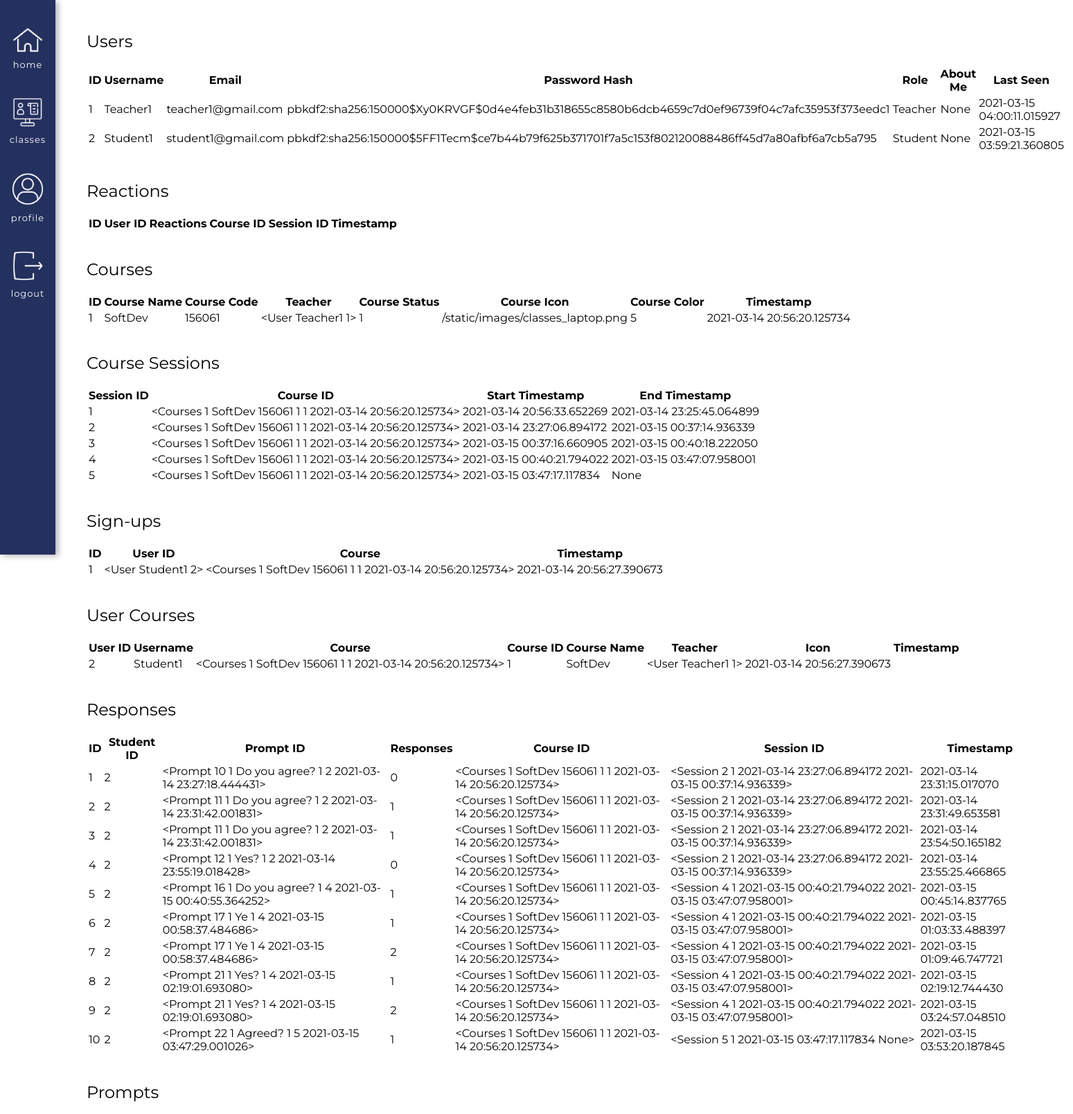
Screenshot of /database (signed in, upper part) with the database file from the repository.
### app/models.py (models this page shows, shortened)
class User(UserMixin, db.Model):
    id = db.Column(db.Integer, primary_key=True)
    username = db.Column(db.String(64), index=True, unique=True) # adding columns to the database
    email = db.Column(db.String(120), index=True, unique=True)
    password_hash = db.Column(db.String(128))
    role = db.Column(db.Integer, index=False, unique=False) # 0 is Teacher, 1 is Student
    about_me = db.Column(db.String(140))
    last_seen = db.Column(db.DateTime, default=datetime.utcnow)
    posts = db.relationship('Post', backref='author', lazy='dynamic') # First part is calling it from the Post model, secret field is the backref (author)
    reactions = db.relationship('Reactions', backref='reactor', lazy='dynamic') # This will show all the reactions that this user has made
    teaches = db.relationship('Courses', backref='teacher', lazy='dynamic') # This will show all the courses that the user teaches
    signups = db.relationship('Signups', backref='student', lazy='dynamic') # This will show all of the signups of that user
    responses = db.relationship('Responses', backref='student_responder', lazy='dynamic') # This will show all the responses of that user
    prompts = db.relationship('Prompts', backref='teacher_prompter', lazy='dynamic') # This will show all forms of that teacher
    def __repr__(self):
        return '<User {} {}>'.format(self.username, self.id)

class Courses(db.Model):
    id = db.Column(db.Integer, primary_key=True) # Always need ID
    course_name = db.Column(db.String(140), index=False, unique=False) # Not indexable or unique bc many people can have the same course
    code = db.Column(db.Integer, index=True, unique=True) # Indexable to link it back to the course name
    timestamp = db.Column(db.DateTime, index=True, default=datetime.utcnow) # Timestamp
    status = db.Column(db.Integer, index=False, unique=False, default=0) # 0 means the class is inactive, 1 is active
    teacher_id = db.Column(db.Integer, db.ForeignKey('user.id'))  # Taking the user ID from the user model, using backref of teacher will show you the actual teacher
    icon = db.Column(db.String(220), index=False, unique=False, default="/static/images/classes_books.png") # Icon option, turtle gif is set as the default
    color = db.Column(db.Integer, index=False, unique=False, default=0) # Adding the option to decide the color of the class
    signups = db.relationship('Signups', backref='course_id', lazy='dynamic') # This will show all the student signups for this course
    reactions = db.relationship('Reactions', backref='course_actual', lazy='dynamic') # This will show all the reactions for this course
    session = db.relationship('Session', backref='session_course_id', lazy='dynamic') # This will show you all the sessions of the course
    forms = db.relationship('Prompts', backref='course_form', lazy='dynamic') # This will show you all of the forms of the course
    responses = db.relationship('Responses', backref='course_response', lazy='dynamic') # This will show you all of the responses of the course
    def __repr__(self):
        return '<Courses {} {} {} {} {} {}>'.format(self.id, self.course_name, self.code, self.teacher_id, self.status, self.timestamp)

class Session(db.Model):
    id = db.Column(db.Integer, primary_key=True)
    course_id = db.Column(db.Integer, db.ForeignKey('courses.id')) # Using the backref of session_course_id will show you the actual course
    timestamp_start = db.Column(db.DateTime, index=True, default=datetime.utcnow) # Timestamp of the class starting
    timestamp_end = db.Column(db.DateTime, index=True) # Timestamp of the class ending
    reactions = db.relationship('Reactions', backref='actual_session', lazy='dynamic') # This will show all the reactions for that session
    forms = db.relationship('Prompts', backref='session_form', lazy='dynamic') # This will show you all of the forms of the session
    responses = db.relationship('Responses', backref='session_response', lazy='dynamic') # This will show you all of the responses of the session
    def __repr__(self):
        return '<Session {} {} {} {}>'.format(self.id, self.course_id, self.timestamp_start, self.timestamp_end)

class Signups(db.Model):
    id = db.Column(db.Integer, primary_key=True) # Always need ID
    user_id = db.Column(db.Integer, db.ForeignKey('user.id')) # Using the backref student will show you the actual student who signed up, inside of the foreign key should be lowercase
    course = db.Column(db.Integer, db.ForeignKey('courses.id')) # Using the backref course_id will show you the actual id of the course
    timestamp = db.Column(db.DateTime, index=True, default=datetime.utcnow) # Timestamp

class Responses(db.Model):
    id = db.Column(db.Integer, primary_key=True) # every new database should have an ID so it knows how to organize the info passed in
    student_id = db.Column(db.Integer, db.ForeignKey('user.id')) # Taking the user ID from the user model, using the backref of student_responder will show you the actual user
    form_prompt_id = db.Column(db.Integer, db.ForeignKey('prompts.id')) # Using the backref of responder will show the actual prompt
    form_responses = db.Column(db.Integer, index=False, unique=False) # Creating a new column in the database for responses. Not unique and not indexable
    form_course_id = db.Column(db.Integer, db.ForeignKey('courses.id')) # Using backref of course_response will show you the actual course
    session_id = db.Column(db.Integer, db.ForeignKey('session.id')) # Using backref actual_session of will show you the actual session, e.g. <Session>
    timestamp = db.Column(db.DateTime, index=True, default=datetime.utcnow) # Timestamp
    def __repr__(self):
        return '<Response {} {} {} {} {} {} {}>'.format(self.id, self.student_id, self.form_prompt_id, self.form_responses, self.form_course_id, self.session_id, self.timestamp)

class Prompts(db.Model):
    id = db.Column(db.Integer, primary_key=True) # every new database should have an ID so it knows how to organize the info passed in
    teacher_id = db.Column(db.Integer, db.ForeignKey('user.id')) # Taking the user ID from the user model, using the backref of teacher_prompter will show you the actual user
    form_question = db.Column(db.String(140))
    form_options = db.Column(db.Integer, default=0)
    responses = db.relationship('Responses', backref='responder', lazy='dynamic') # This will show all responses to this form
    form_course_id = db.Column(db.Integer, db.ForeignKey('courses.id')) # Using backref of course_form will show you the actual course
    session_id = db.Column(db.Integer, db.ForeignKey('session.id')) # Using backref actual_session of will show you the actual session, e.g. <Session>
    timestamp = db.Column(db.DateTime, index=True, default=datetime.utcnow) # Timestamp
    def __repr__(self):
        return '<Prompt {} {} {} {} {} {}>'.format(self.id, self.teacher_id, self.form_question, self.form_course_id, self.session_id, self.timestamp)

### app/routes.py (the view)
@app.route('/database')
def database():
    user_all = User.query.all() # All the users are stored in this variable, to be used in the HTML
    reactions_all = Reactions.query.all()
    courses_all = Courses.query.all()
    signups_all = Signups.query.all()
    session_all = Session.query.all()
    prompts_all = Prompts.query.all()
    responses_all = Responses.query.all()
    user_signups = User.query.join(Signups, (Signups.user_id == User.id)).join(Courses, (Courses.id == Signups.course))
    return render_template('database.html',
                            user_all=user_all,
                            reactions_all=reactions_all,
                            courses_all=courses_all,
                            session_all=session_all,
                            signups_all=signups_all,
                            user_signups=user_signups,
                            title='Database',
                            responses_all=responses_all,
                            prompts_all=prompts_all) # Have to pass in your variables above in here

### app/models.py (called while the page is built)
@login.user_loader
def load_user(id):
        return User.query.get(int(id))

### app/routes.py (called while the page is built)
@app.before_request # This function will be executed right before the view function
def before_request():
    if current_user.is_authenticated: # Checks whether the current user is logged in
        current_user.last_seen = datetime.utcnow() # Sets the last seen to the date using the UTC time zone
        db.session.commit() # Don't need to do db.session.add() because the user is already in the database (using a current_user)

### app/templates/database.html (shortened to what this page needs)
{% extends "base.html" %}
{% block content %}
    <h2>Users</h2>
    <table>
    <tr>
        <th>ID</th>
        <th>Username</th>
        <th>Email</th>
        <th>Password Hash</th>
        <th>Role</th>
        <th>About Me</th>
        <th>Last Seen</th>
    </tr>
    {% for user in user_all %}
        <tr>
            <td>{{ user.id }}</td>
            <td>{{ user.username }}</td>
            <td>{{ user.email }}</td>
            <td>{{ user.password_hash }}</td>
            {% if user.role == 0 %}
                <td>Teacher</td>
            {% else %}
                <td>Student</td>
            {% endif %}
            <td>{{ user.about_me }}</td>
            <td>{{ user.last_seen }}</td>
        </tr>
    {% endfor %}
    </table>
    <br>
    <h2>Reactions</h2>
    <table>
    <tr>
        <th>ID</th>
        <th>User ID</th>
        <th>Reactions</th>
        <th>Course ID</th>
        <th>Session ID</th>
        <th>Timestamp</th>
    </tr>
    </table>
    <br>
    <h2>Courses</h2>
    <table>
    <tr>
        <th>ID</th>
        <th>Course Name</th>
        <th>Course Code</th>
        <th>Teacher</th>
        <th>Course Status</th>
        <th>Course Icon</th>
        <th>Course Color</th>
        <th>Timestamp</th>
    </tr>
    {% for c in courses_all %}
        <tr>
            <td>{{ c.id }}</td>
            <td>{{ c.course_name }}</td>
            <td>{{ c.code }}</td>
            <td>{{ c.teacher }}</td>
            <td>{{ c.status }}</td>
            <td>{{ c.icon }}</td>
            <td>{{ c.color }}</td>
            <td>{{ c.timestamp }}</td>
        </tr>
    {% endfor %}
    </table>
    <br>
    <h2>Course Sessions</h2>
    <table>
    <tr>
        <th>Session ID </th>
        <th>Course ID</th>
        <th>Start Timestamp</th>
        <th>End Timestamp</th>
    </tr>
    {% for s in session_all %}
        <tr>
            <td>{{ s.id }}</td>
            <td>{{ s.session_course_id }}</td>
            <td>{{ s.timestamp_start }}</td>
            <td>{{ s.timestamp_end }}</td>
        </tr>
    {% endfor %}
    </table>
    <br>
    <h2>Sign-ups</h2>
    <table>
    <tr>
        <th>ID</th>
        <th>User ID</th>
        <th>Course</th>
        <th>Timestamp</th>
    </tr>
    {% for s in signups_all %}
        <tr>
            <td>{{ s.id }}</td>
            <td>{{ s.student }}</td>
            <td>{{ s.course_id }}</td>
            <td>{{ s.timestamp }}</td>
        </tr>
    {% endfor %}
    </table>
    <br>
    <h2>User Courses</h2>
    <table>
    <tr>
        <th>User ID </th>
        <th>Username</th>
        <th>Course </th>
        <th>Course ID</th>
        <th>Course Name</th>
        <th>Teacher</th>
        <th>Icon</th>
        <th>Timestamp</th>
    </tr>
    {% for u in user_signups %}
        {% for i in u.signups %}
            <tr>
                <td>{{ u.id }}</td>
                <td>{{ u.username }}</td>
                <td>{{ i.course_id }}</td>
                <td>{{ i.course_id.id }}</td>
                <td>{{ i.course_id.course_name }}</td>
                <td>{{ i.course_id.teacher }}</td>
                <td>{{ i.timestamp }}</td>
            </tr>
        {% endfor %}
    {% endfor %}
    </table>
    <br>
    <h2>Responses</h2>
    <table>
    <tr>
        <th>ID</th>
        <th>Student ID</th>
        <th>Prompt ID</th>
        <th>Responses</th>
        <th>Course ID</th>
        <th>Session ID</th>
        <th>Timestamp</th>
    </tr>
    {% for r in responses_all %}
        <tr>
            <td>{{ r.id }}</td>
            <td>{{ r.student_id }}</td>
            <td>{{ r.responder }}</td>
            <td>{{ r.form_responses }}</td>
            <td>{{ r.course_response }}</td>
            <td>{{ r.session_response }}</td>
            <td>{{ r.timestamp }}</td>
        </tr>
    {% endfor %}
    </table>
    <br>
    <h2>Prompts</h2>
    <br>
{% endblock %}

### app/static/css/base.css (style rules this page uses)
body { margin: 0 !important; font-family: "Montserrat", sans-serif; }
h2, h3 { font-weight: 400; }

### rows the page displays
User: id "1", username "Teacher1", email "teacher1@gmail.com", password_hash "pbkdf2:sha256:150000$Xy0KRVGF$0d4e4feb31b318655c8580b6dcb4659c7d0ef96739f04c7afc35953f373eedc1", role "Teacher", about_me "None", last_seen "2021-03-15 04:00:11.015927"
User: id "2", username "Student1", email "student1@gmail.com", password_hash "pbkdf2:sha256:150000$5FF1Tecm$ce7b44b79f625b371701f7a5c153f802120088486ff45d7a80afbf6a7cb5a795", role "Student", about_me "None", last_seen "2021-03-15 03:59:21.360805"
Courses: id "1", course_name "SoftDev", code "156061", teacher "<User Teacher1 1>", status "1", icon "/static/images/classes_laptop.png", color "5", timestamp "2021-03-14 20:56:20.125734"
Signups: id "1", student "<User Student1 2>", course_id "<Courses 1 SoftDev 156061 1 1 2021-03-14 20:56:20.125734>", timestamp "2021-03-14 20:56:27.390673", course_id.id "1", course_id.course_name "SoftDev", course_id.teacher "<User Teacher1 1>"
Responses: id "1", student_id "2", responder "<Prompt 10 1 Do you agree? 1 2 2021-03-14 23:27:18.444431>", form_responses "0", course_response "<Courses 1 SoftDev 156061 1 1 2021-03-14 20:56:20.125734>", session_response "<Session 2 1 2021-03-14 23:27:06.894172 2021-03-15 00:37:14.936339>", timestamp "2021-03-14 23:31:15.017070"
Responses: id "2", student_id "2", responder "<Prompt 11 1 Do you agree? 1 2 2021-03-14 23:31:42.001831>", form_responses "1", course_response "<Courses 1 SoftDev 156061 1 1 2021-03-14 20:56:20.125734>", session_response "<Session 2 1 2021-03-14 23:27:06.894172 2021-03-15 00:37:14.936339>", timestamp "2021-03-14 23:31:49.653581"
Responses: id "3", student_id "2", responder "<Prompt 11 1 Do you agree? 1 2 2021-03-14 23:31:42.001831>", form_responses "1", course_response "<Courses 1 SoftDev 156061 1 1 2021-03-14 20:56:20.125734>", session_response "<Session 2 1 2021-03-14 23:27:06.894172 2021-03-15 00:37:14.936339>", timestamp "2021-03-14 23:54:50.165182"
Responses: id "4", student_id "2", responder "<Prompt 12 1 Yes? 1 2 2021-03-14 23:55:19.018428>", form_responses "0", course_response "<Courses 1 SoftDev 156061 1 1 2021-03-14 20:56:20.125734>", session_response "<Session 2 1 2021-03-14 23:27:06.894172 2021-03-15 00:37:14.936339>", timestamp "2021-03-14 23:55:25.466865"
Responses: id "5", student_id "2", responder "<Prompt 16 1 Do you agree? 1 4 2021-03-15 00:40:55.364252>", form_responses "1", course_response "<Courses 1 SoftDev 156061 1 1 2021-03-14 20:56:20.125734>", session_response "<Session 4 1 2021-03-15 00:40:21.794022 2021-03-15 03:47:07.958001>", timestamp "2021-03-15 00:45:14.837765"
Responses: id "6", student_id "2", responder "<Prompt 17 1 Ye 1 4 2021-03-15 00:58:37.484686>", form_responses "1", course_response "<Courses 1 SoftDev 156061 1 1 2021-03-14 20:56:20.125734>", session_response "<Session 4 1 2021-03-15 00:40:21.794022 2021-03-15 03:47:07.958001>", timestamp "2021-03-15 01:03:33.488397"
Responses: id "7", student_id "2", responder "<Prompt 17 1 Ye 1 4 2021-03-15 00:58:37.484686>", form_responses "2", course_response "<Courses 1 SoftDev 156061 1 1 2021-03-14 20:56:20.125734>", session_response "<Session 4 1 2021-03-15 00:40:21.794022 2021-03-15 03:47:07.958001>", timestamp "2021-03-15 01:09:46.747721"
Responses: id "8", student_id "2", responder "<Prompt 21 1 Yes? 1 4 2021-03-15 02:19:01.693080>", form_responses "1", course_response "<Courses 1 SoftDev 156061 1 1 2021-03-14 20:56:20.125734>", session_response "<Session 4 1 2021-03-15 00:40:21.794022 2021-03-15 03:47:07.958001>", timestamp "2021-03-15 02:19:12.744430"
Responses: id "9", student_id "2", responder "<Prompt 21 1 Yes? 1 4 2021-03-15 02:19:01.693080>", form_responses "2", course_response "<Courses 1 SoftDev 156061 1 1 2021-03-14 20:56:20.125734>", session_response "<Session 4 1 2021-03-15 00:40:21.794022 2021-03-15 03:47:07.958001>", timestamp "2021-03-15 03:24:57.048510"
Responses: id "10", student_id "2", responder "<Prompt 22 1 Agreed? 1 5 2021-03-15 03:47:29.001026>", form_responses "1", course_response "<Courses 1 SoftDev 156061 1 1 2021-03-14 20:56:20.125734>", session_response "<Session 5 1 2021-03-15 03:47:17.117834 None>", timestamp "2021-03-15 03:53:20.187845"

### other values shown
{{ s.id }} "1"
{{ s.session_course_id }} "<Courses 1 SoftDev 156061 1 1 2021-03-14 20:56:20.125734>"
{{ s.timestamp_start }} "2021-03-14 20:56:33.652269"
{{ s.timestamp_end }} "2021-03-14 23:25:45.064899"
{{ s.id }} "2"
{{ s.timestamp_start }} "2021-03-14 23:27:06.894172"
{{ s.timestamp_end }} "2021-03-15 00:37:14.936339"
{{ s.id }} "3"
{{ s.timestamp_start }} "2021-03-15 00:37:16.660905"
{{ s.timestamp_end }} "2021-03-15 00:40:18.222050"
{{ s.id }} "4"
{{ s.timestamp_start }} "2021-03-15 00:40:21.794022"
{{ s.timestamp_end }} "2021-03-15 03:47:07.958001"
{{ s.id }} "5"
{{ s.timestamp_start }} "2021-03-15 03:47:17.117834"
